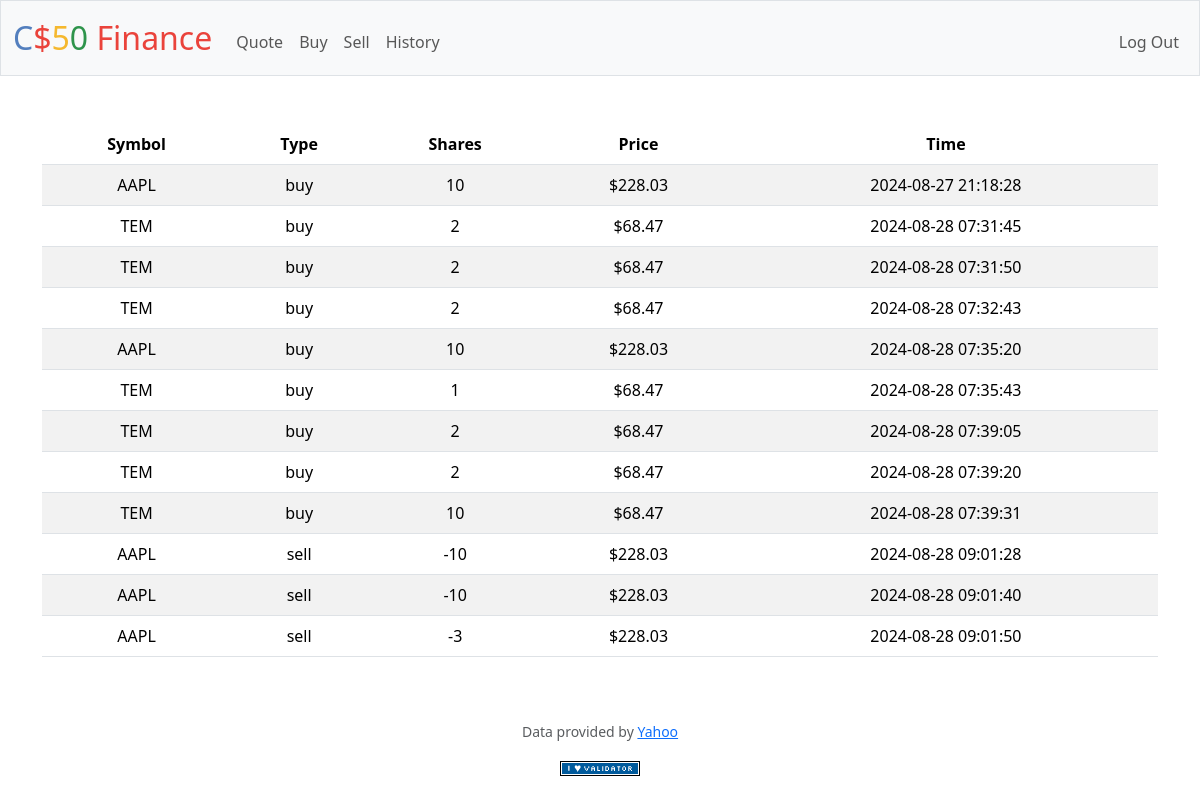
Screenshot of /history (signed in) with the database file from the repository.
### tables this page shows
CREATE TABLE transactions(
	id INTEGER PRIMARY KEY AUTOINCREMENT,
    user_id INTEGER NOT NULL,
    shares INTEGER NOT NULL,
    price NUMERIC NOT NULL,
    type TEXT NOT NULL,
    symbol TEXT NOT NULL,
    time TIMESTAMP DEFAULT CURRENT_TIMESTAMP,
    FOREIGN KEY(user_id) REFERENCES users(id)
);

### app.py (the view)
@app.route("/history")
@login_required
def history():
    user_id = session["user_id"]
    transactions = db.execute("SELECT type, symbol, price, shares, time FROM transactions WHERE user_id = ?", user_id)
    return render_template("history.html", transactions=transactions, usd=usd)

### app.py (called while the page is built)
@app.after_request
def after_request(response):
    response.headers["Cache-Control"] = "no-cache, no-store, must-revalidate"
    response.headers["Expires"] = 0
    response.headers["Pragma"] = "no-cache"
    return response

### helpers.py (called while the page is built)
def login_required(f):
    @wraps(f)
    def decorated_function(*args, **kwargs):
        if session.get("user_id") is None:
            return redirect("/login")
        return f(*args, **kwargs)
    return decorated_function

def usd(value):
    return f"${value:,.2f}"

### templates/history.html (shortened to what this page needs)
{% extends "layout.html" %}
{% block main %}
    <table class="table table-striped">
        <thead>
            <tr>
                <th>Symbol</th>
                <th>Type</th>
                <th>Shares</th>
                <th>Price</th>
                <th>Time</th>
            </tr>
        </thead>
        <tbody>
            {% for transaction in transactions %}
            <tr>
                <td>{{ transaction["symbol"].upper() }}</td>
                <td>{{ transaction["type"] }}</td>
                <td>{{ transaction["shares"] }}</td>
                <td>{{ usd(transaction["price"]) }}</td>
                <td>{{ transaction["time"] }}</td>
            </tr>
            {% endfor %}
        </tbody>
    </table>
{% endblock %}

### templates/layout.html (shortened to what this page needs)
<!DOCTYPE html>
<html lang="en">
    <head>
        <link href="https://cdn.jsdelivr.net/npm/bootstrap@5.3.3/dist/css/bootstrap.min.css" rel="stylesheet">
        <link href="/static/styles.css" rel="stylesheet">
    </head>
    <body>
        <nav class="bg-light border navbar navbar-expand-md navbar-light">
            <div class="container-fluid">
                <a class="navbar-brand" href="/"><span class="blue">C</span><span class="red">$</span><span class="yellow">5</span><span class="green">0</span> <span class="red">Finance</span></a>
                <div class="collapse navbar-collapse" id="navbar">
                    {% if session["user_id"] %}
                        <ul class="navbar-nav me-auto mt-2">
                            <li class="nav-item"><a class="nav-link" href="/quote">Quote</a></li>
                            <li class="nav-item"><a class="nav-link" href="/buy">Buy</a></li>
                            <li class="nav-item"><a class="nav-link" href="/sell">Sell</a></li>
                            <li class="nav-item"><a class="nav-link" href="/history">History</a></li>
                        </ul>
                        <ul class="navbar-nav ms-auto mt-2">
                            <li class="nav-item"><a class="nav-link" href="/logout">Log Out</a></li>
                        </ul>
                    {% else %}
                        <ul class="navbar-nav ms-auto mt-2">
                            <li class="nav-item"><a class="nav-link" href="/register">Register</a></li>
                            <li class="nav-item"><a class="nav-link" href="/login">Log In</a></li>
                        </ul>
                    {% endif %}
                </div>
            </div>
        </nav>
        <main class="container py-5 text-center">
            {% block main %}{% endblock %}
        </main>
        <footer class="mb-5">
            <p class="mb-3 small text-center text-muted">
                Data provided by <a href="https://finance.yahoo.com/">Yahoo</a>
            </p>
            <form action="https://validator.w3.org/check" class="text-center" enctype="multipart/form-data" method="post" target="_blank">
                <input alt="Validate" src="/static/I_heart_validator.png" type="image">
            </form>
        </footer>
    </body>
</html>

### static/styles.css (style rules this page uses)
nav .navbar-brand { font-size: xx-large; }
nav .navbar-brand .blue { color: #537fbe; }
nav .navbar-brand .red { color: #ea433b; }
nav .navbar-brand .yellow { color: #f5b82e; }
nav .navbar-brand .green { color: #2e944b; }

### rows the page displays
transactions: price "$228.03"
transactions: price "$68.47"
transactions: price "$68.47"
transactions: price "$68.47"
transactions: price "$228.03"
transactions: price "$68.47"
transactions: price "$68.47"
transactions: price "$68.47"
transactions: price "$68.47"
transactions: price "$228.03"
transactions: price "$228.03"
transactions: price "$228.03"
